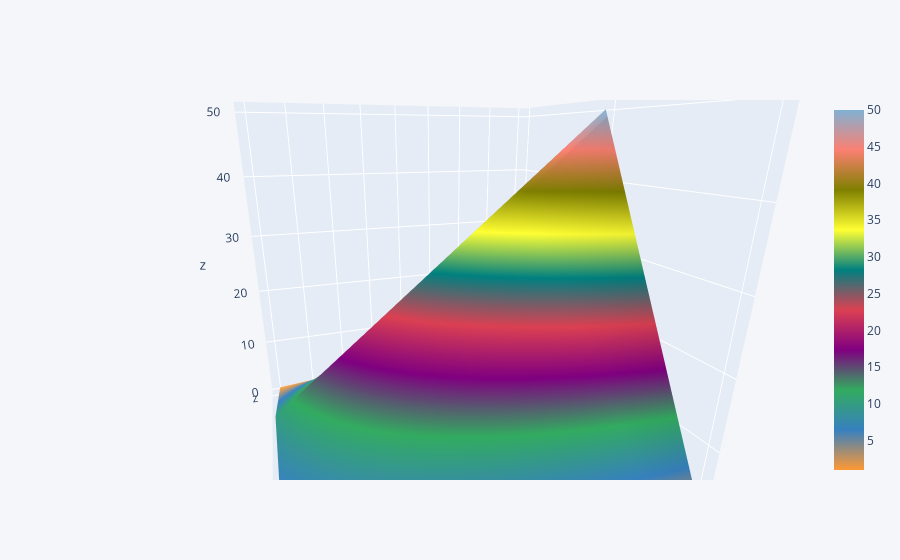

The code cell stored with this chart in its notebook:
### Code cell
df3.iplot(kind='surface')

### Figure 1 — Plotly figure (JSON) as saved in the notebook; plotly's stock layout.template omitted (floating-point values rounded to 4 significant figures)
{"data": [{"colorscale": [[0, "rgb(255, 153, 51)"], [0.1111, "rgb(55, 128, 191)"], [0.2222, "rgb(50, 171, 96)"], [0.3333, "rgb(128, 0, 128)"], [0.4444, "rgb(219, 64, 82)"], [0.5556, "rgb(0, 128, 128)"], [0.6667, "rgb(255, 255, 51)"], [0.7778, "rgb(128, 128, 0)"], [0.8889, "rgb(251, 128, 114)"], [1, "rgb(128, 177, 211)"]], "type": "surface", "x": [0, 1, 2, 3, 4], "y": ["x", "y", "z"], "z": [[1, 2, 3, 4, 5], [10, 20, 30, 40, 50], [1, 2, 3, 4, 5]]}], "layout": {"autosize": true, "legend": {"bgcolor": "#F5F6F9", "font": {"color": "#4D5663"}}, "paper_bgcolor": "#F5F6F9", "plot_bgcolor": "#F5F6F9", "scene": {"aspectmode": "auto", "aspectratio": {"x": 1, "y": 1, "z": 1}, "camera": {"center": {"x": 0, "y": 0, "z": 0}, "eye": {"x": -0.4012, "y": -1.125, "z": 0.3977}, "projection": {"type": "perspective"}, "up": {"x": 0, "y": 0, "z": 1}}}, "title": {"font": {"color": "#4D5663"}}, "xaxis": {"gridcolor": "#E1E5ED", "showgrid": true, "tickfont": {"color": "#4D5663"}, "title": {"font": {"color": "#4D5663"}, "text": ""}, "zerolinecolor": "#E1E5ED"}, "yaxis": {"gridcolor": "#E1E5ED", "showgrid": true, "tickfont": {"color": "#4D5663"}, "title": {"font": {"color": "#4D5663"}, "text": ""}, "zerolinecolor": "#E1E5ED"}}}
